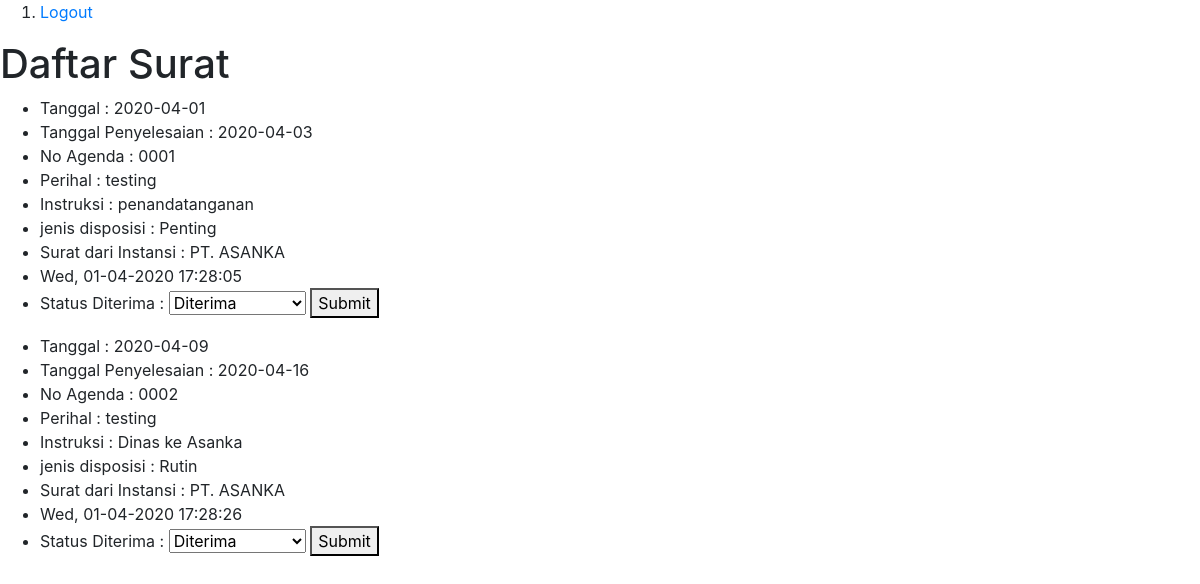
The page /public/home (signed in) on the database its author committed.
### tables this page shows
CREATE TABLE `tbl_disposisi` (
  `id_disposisi` int(11) NOT NULL,
  `tanggal` date NOT NULL,
  `tanggal_penyelesaian` date NOT NULL,
  `no_agenda` varchar(11) NOT NULL,
  `id_jenis_disposisi` int(11) NOT NULL,
  `instruksi` varchar(225) NOT NULL,
  `id_user` int(11) NOT NULL,
  `id_status` int(11) NOT NULL,
  `id_surat_masuk` int(11) NOT NULL,
  `postedTime` datetime NOT NULL
);

CREATE TABLE `tbl_surat_masuk` (
  `id_surat_masuk` int(255) NOT NULL,
  `lampiran_surat_masuk` varchar(255) NOT NULL,
  `alamat_pengirim` varchar(255) NOT NULL,
  `tanggal_surat_masuk` date NOT NULL,
  `nomor_surat_masuk` varchar(255) NOT NULL,
  `perihal_surat_masuk` varchar(255) NOT NULL,
  `nama_instansi_surat_masuk` varchar(255) NOT NULL
);

### app/core/mainController.php (called while the page is built, shortened)
<?php
    class mainController{
        public function view($view, $data = []){
            require_once "../app/view/" . $view . ".php";
        }
        public function model($model){
            return new $model;
        }
    }
?>

### app/controllers/Home.php (called while the page is built, shortened)
<?php
class Home extends mainController{
    public function index(){
        $data['title'] = 'Home';
        $data['user'] = $this->model('User_model')->getAllDisposisi();
        $data['allStatus'] = $this->model('user_model')->allStatus();
        $id_jenis_disposisi = [];
        $suratAsal = [];
        $perihal_surat_masuk = [];
        $listUser = [];
        foreach ($data['user'] as $a) {
            $id_jenis_disposisi[] = $this->model('user_model')->getJenisDisposisi($a);
            $suratAsal[] = $this->model('user_model')->getDataSurat($a);
            $perihal_surat_masuk[] = $this->model('user_model')->getDataSurat($a);
            $listUser[] = $this->model('user_model')->getUser($a);
            $status[] = $this->model('user_model')->getStatus($a['id_status']);
        }
        $data['status'] = $status;
        $data['perihal'] = $perihal_surat_masuk;
        $data['suratAsal'] = $suratAsal;
        $data['jenis_disposisi'] =$id_jenis_disposisi;
        $data['listUser'] =$listUser;
        $this->view('user/index', $data);
    }
}
?>

### app/core/App.php (called while the page is built, shortened)
<?php
    Class App{
        protected
            $controller = "Login",
            $method = "index",
            $params = [];
        public function __CONSTRUCT(){
            $this->controller = new $this->controller();
            call_user_func_array([$this->controller, $this->method], $this->params);
        }
    }
?>

### public/index.php (called while the page is built, shortened)
<?php
    $app = new App();
?>

### app/core/db_wrapper.php (called while the page is built, shortened)
<?php
    class Database{
        private $host = host,
                $user = user,
                $pass = pass,
                $dbName = db;
        private $stmt, $dbh;
        public function __CONSTRUCT(){
            $dsn = "mysql:host=" . $this->host . "; dbname=" . $this->dbName;
            $option = [
                PDO::ATTR_PERSISTENT => true,
                PDO::ATTR_ERRMODE => PDO::ERRMODE_EXCEPTION
            ];
            try{
                $this->dbh = new PDO($dsn, $this->user, $this->pass, $option);
            }
            catch(PDOException $e){
                die( $e->getMessage() );
            }
        }
        public function query($query){
            $this->stmt = $this->dbh->prepare($query);
        }
        public function bind($param, $value, $type = null){
            if ( is_null($type) ) {
                switch(true){
                    case is_null($type) :
                        $type = PDO::PARAM_NULL;
                    default :
                        $type = PDO::PARAM_STR;
                }
            }
            $this->stmt->bindValue($param,$value,$type);
        }
        public function execute(){
            $this->stmt->execute();
        }
        public function allResult(){
            $this->execute();
            return $this->stmt->fetchAll(PDO::FETCH_ASSOC);
        }
        public function singleResult(){
            $this->execute();
            return $this->stmt->fetch(PDO::FETCH_ASSOC);
        }
    }
?>

### app/models/User_model.php (called while the page is built, shortened)
<?php
class User_model{
    private $table = 'tbl_disposisi';
    private $db;
    public function __construct()
    {
        $this->db = new Database;
    }
    public function getAllDisposisi(){
        $binded = $this->getUser();
        $this->db->query("SELECT * FROM $this->table WHERE id_user = :id");
        $this->db->bind('id', $binded);
        return $this->db->allResult();
    }
    public function getUser(){
        $user = "SELECT id_user FROM tbl_user WHERE nama = :nama ";
        $this->db->query($user);
        $this->db->bind('nama', $_SESSION['username']);
        $a = $this->db->singleResult();
        return $a['id_user'];
    }
    public function getJenisDisposisi($data){
        $user = "SELECT * FROM tbl_jenis_disposisi WHERE id_jenis_disposisi =  :id ";
        $this->db->query($user);
        $this->db->bind('id', $data['id_jenis_disposisi']);
        $a = $this->db->singleResult();
        return($a['jenis_disposisi']) ;
    }
    public function getDataSurat($data){
        $user = "SELECT * FROM tbl_surat_masuk WHERE id_surat_masuk =  :id ";
        $this->db->query($user);
        $this->db->bind('id', $data['id_surat_masuk']);
        $a = $this->db->singleResult();
        return $a;
    }
    public function getStatus($id){
        $getStatus = "SELECT * FROM tbl_status WHERE id_status = :id";
        $this->db->query($getStatus);
        $this->db->bind('id', $id);
        return $this->db->singleResult();
    }
    public function allStatus(){
        $getStatus = "SELECT * FROM tbl_status";
        $this->db->query($getStatus);
        $this->db->execute();
        return $this->db->allResult();
    }
}
?>

### app/view/user/index.php (the view, shortened to what this page needs)
<h1>Daftar Surat</h1>
<?php
    $a = 0;
?>
<?php foreach($data['user'] as $user) : ?>
<ul>
    <li>Tanggal : <?php echo $user['tanggal']?></li>
    <li>Tanggal Penyelesaian : <?php echo $user['tanggal_penyelesaian']?></li>
    <li>No Agenda : <?php echo $user['no_agenda']?></li>
    <li>Perihal : <?php echo $data['perihal'][$a]['perihal_surat_masuk'] ?></li>
    <li>Instruksi : <?php echo $user['instruksi']?></li>
    <li>jenis disposisi : <?=$data['jenis_disposisi'][$a]?></li>
    <li>Surat dari Instansi : <?php echo $data['suratAsal'][$a]['nama_instansi_surat_masuk'] ?></li>
    <li>
        <?php
            $d = strtotime($user['postedTime']);
            echo date("D, d-m-Y H:i:s", $d)
        ?>
    </li>
    <li>
        <form action="<?=BASE_URL?>Home/updateStatus/<?=$user['id_disposisi']?>" method="POST">
            Status Diterima :
            <select name="status">
                <option <?php echo $data['status'][$a]['id_status'] == 1 ? '' : 'selected' ?> value="2">Diterima </option>
            </select>
            <button onclick="alert('You have Changed the status of your Disposisi')" type="submit" name="submit">Submit</button>
        </form>
    </li>
</ul>
<?php $a++?>
<?php endforeach ?>

### rows shown on the page
tbl_disposisi: tanggal "2020-04-01", tanggal_penyelesaian "2020-04-03", no_agenda "0001", id_surat_masuk.perihal_surat_masuk "testing", instruksi "penandatanganan", jenis_disposisi "Penting", id_surat_masuk.nama_instansi_surat_masuk "PT. ASANKA", postedTime "Wed, 01-04-2020 17:28:05"
tbl_disposisi: tanggal "2020-04-09", tanggal_penyelesaian "2020-04-16", no_agenda "0002", id_surat_masuk.perihal_surat_masuk "testing", instruksi "Dinas ke Asanka", jenis_disposisi "Rutin", id_surat_masuk.nama_instansi_surat_masuk "PT. ASANKA", postedTime "Wed, 01-04-2020 17:28:26"
